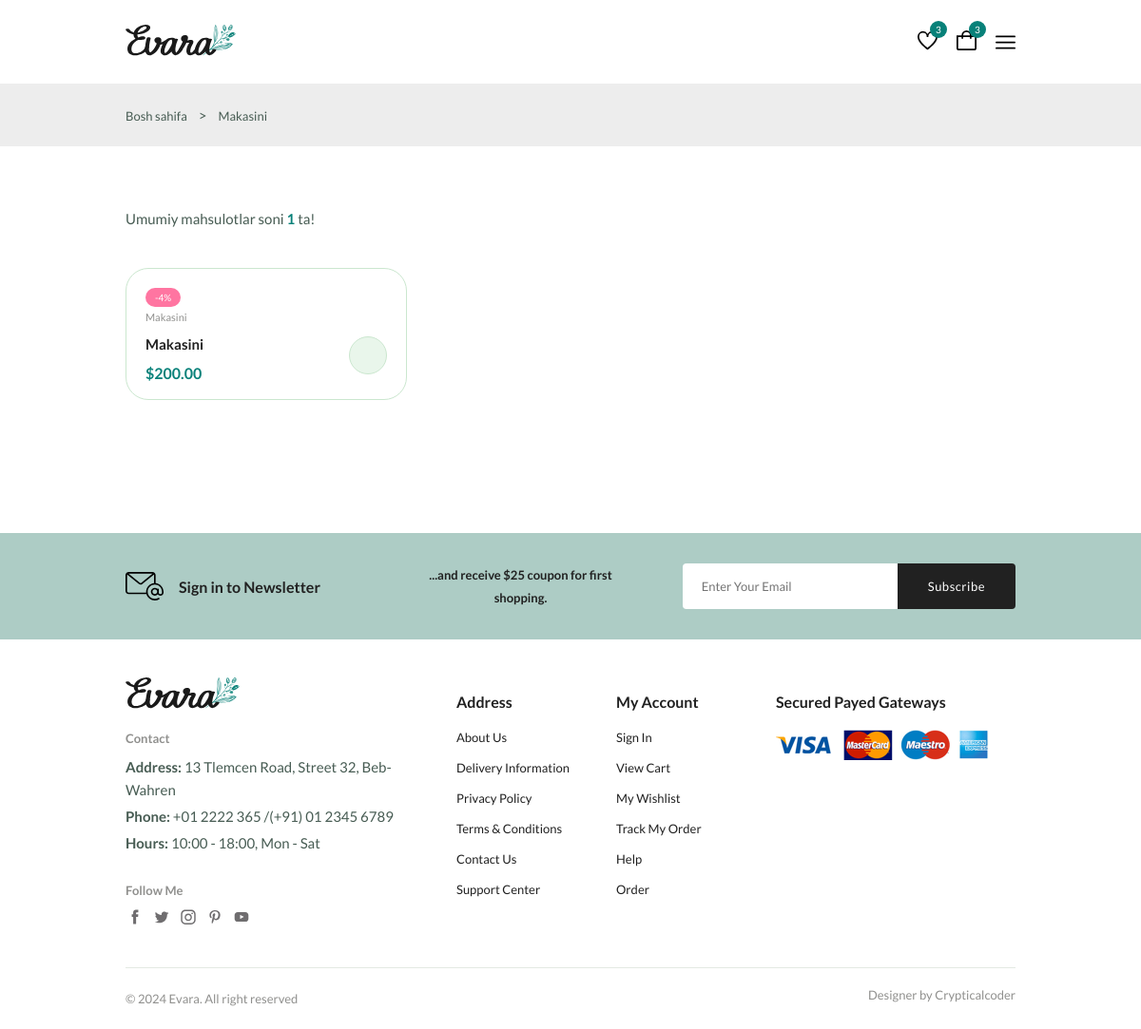
The app's page /category/1/, older data.
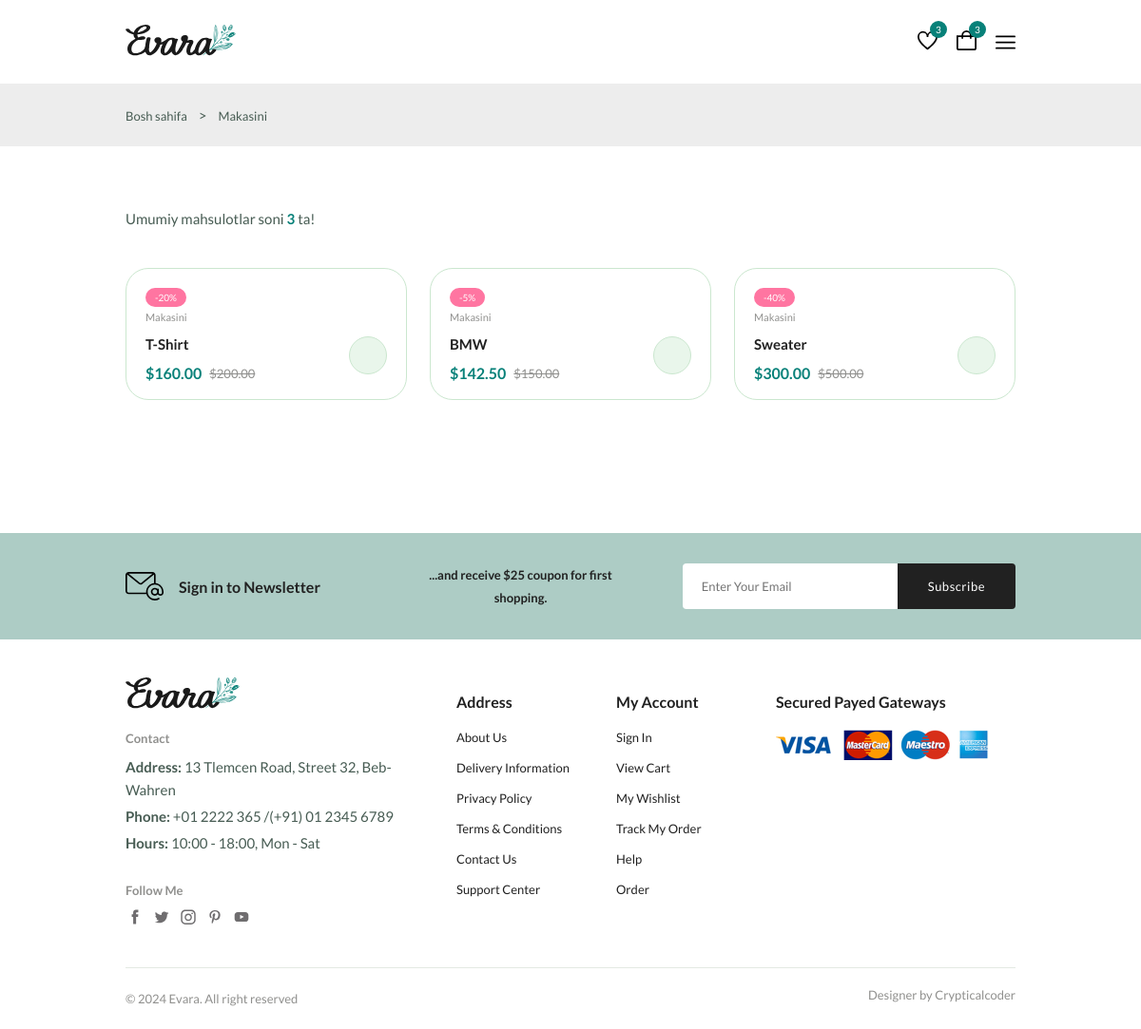
The same page, newer data.
### shop/models/products.py (models this page shows, shortened)
class Category(models.Model):
    name = models.CharField(max_length=100)
    image = models.ImageField(upload_to='category_images/', blank=True, null=True)

class Product(models.Model):
    name = models.CharField(max_length=200)
    description = models.TextField(null=True, blank=True)
    brand = models.CharField(max_length=100)
    price = models.DecimalField(max_digits=11, decimal_places=2)
    discount = models.PositiveBigIntegerField(default=0)
    category = models.ForeignKey(Category, on_delete=models.CASCADE, related_name='products')
    image = models.ImageField(upload_to='products/', blank=True, null=True)
    quantity = models.PositiveIntegerField(default=0)
    discount_price = models.DecimalField(max_digits=10, decimal_places=2, blank=True, null=True)

### shop/views.py (the view)
# urls.py: path('category/<int:category_id>/', get_product_view_category, name='category_prod'),
def get_product_view_category(request, category_id):
    products = Product.objects.filter(category_id=category_id)
    category =  get_object_or_404(Category, id=category_id)
    data = {
        'path': category.name,
        'products': products
    }
    return render(request, "shop/category-product.html", context=data)

### shop/templates/shop/category-product.html
{% extends "base.html" %}
{% block main %}
    {% include "components/path.html" %}
    {% include "components/product-to-shop.html" %}
    {% include "components/newsletter.html" %}
{% endblock main %}

### templates/base.html (shortened to what this page needs)
{% load static %}
<!DOCTYPE html>
<html lang="en">
  <head>
    <link
      rel="stylesheet"
      href="https://cdn-uicons.flaticon.com/2.0.0/uicons-regular-straight/css/uicons-regular-straight.css"
    />
    <link
      rel="stylesheet"
      href="https://cdn.jsdelivr.net/npm/swiper@11/swiper-bundle.min.css"
    />
    <link rel="stylesheet" href="{% static 'assets/css/styles.css' %}" />
  </head>
  <body>
    <header class="header">
      <nav class="nav container">
        <a href="index.html" class="nav__logo">
          <img
            class="nav__logo-img"
            src="{% static "assets/img/logo.svg" %}"
            alt="website logo"
          />
        </a>
        <div class="header__user-actions">
          <a href="wishlist.html" class="header__action-btn" title="Wishlist">
            <img src="{% static "assets/img/icon-heart.svg" %}" alt="" />
            <span class="count">3</span>
          </a>
          <a href="cart.html" class="header__action-btn" title="Cart">
            <img src="{% static "assets/img/icon-cart.svg" %}" alt="" />
            <span class="count">3</span>
          </a>
          <div class="header__action-btn nav__toggle" id="nav-toggle">
            <img src="{% static "./assets//img/menu-burger.svg" %}" alt="">
          </div>
        </div>
      </nav>
    </header>
    {% block main %}
    {% endblock main %}
    <footer class="footer container">
      <div class="footer__container grid">
        <div class="footer__content">
          <a href="index.html" class="footer__logo">
            <img src="{% static "./assets/img/logo.svg" %}" alt="" class="footer__logo-img" />
          </a>
          <h4 class="footer__subtitle">Contact</h4>
          <p class="footer__description">
            <span>Address:</span> 13 Tlemcen Road, Street 32, Beb-Wahren
          </p>
          <p class="footer__description">
            <span>Phone:</span> +01 2222 365 /(+91) 01 2345 6789
          </p>
          <p class="footer__description">
            <span>Hours:</span> 10:00 - 18:00, Mon - Sat
          </p>
          <div class="footer__social">
            <h4 class="footer__subtitle">Follow Me</h4>
            <div class="footer__links flex">
              <a href="#">
                <img
                  src="{% static "./assets/img/icon-facebook.svg" %}"
                  alt=""
                  class="footer__social-icon"
                />
              </a>
              <a href="#">
                <img
                  src="{% static "./assets/img/icon-twitter.svg" %}"
                  alt=""
                  class="footer__social-icon"
                />
              </a>
              <a href="#">
                <img
                  src="{% static "./assets/img/icon-instagram.svg" %}"
                  alt=""
                  class="footer__social-icon"
                />
              </a>
              <a href="#">
                <img
                  src="{% static "./assets/img/icon-pinterest.svg" %}"
                  alt=""
                  class="footer__social-icon"
                />
              </a>
              <a href="#">
                <img
                  src="{% static "./assets/img/icon-youtube.svg" %}"
                  alt=""
                  class="footer__social-icon"
                />
              </a>
            </div>
          </div>
        </div>
        <div class="footer__content">
          <h3 class="footer__title">Address</h3>
          <ul class="footer__links">
            <li><a href="#" class="footer__link">About Us</a></li>
            <li><a href="#" class="footer__link">Delivery Information</a></li>
            <li><a href="#" class="footer__link">Privacy Policy</a></li>
            <li><a href="#" class="footer__link">Terms & Conditions</a></li>
            <li><a href="#" class="footer__link">Contact Us</a></li>
            <li><a href="#" class="footer__link">Support Center</a></li>
          </ul>
        </div>
        <div class="footer__content">
          <h3 class="footer__title">My Account</h3>
          <ul class="footer__links">
            <li><a href="#" class="footer__link">Sign In</a></li>
            <li><a href="#" class="footer__link">View Cart</a></li>
            <li><a href="#" class="footer__link">My Wishlist</a></li>
            <li><a href="#" class="footer__link">Track My Order</a></li>
            <li><a href="#" class="footer__link">Help</a></li>
            <li><a href="#" class="footer__link">Order</a></li>
          </ul>
        </div>
        <div class="footer__content">
          <h3 class="footer__title">Secured Payed Gateways</h3>
          <img
            src="{% static "./assets/img/payment-method.png" %}"
            alt=""
            class="payment__img"
          />
        </div>
      </div>
      <div class="footer__bottom">
        <p class="copyright">&copy; 2024 Evara. All right reserved</p>
        <span class="designer">Designer by Crypticalcoder</span>
      </div>
    </footer>
  </body>
</html>

### templates/components/path.html (shortened to what this page needs)
<section class="breadcrumb">
    <ul class="breadcrumb__list flex container">
        <li><a href="index.html" class="breadcrumb__link">Bosh sahifa</a></li>
        <li>></li>
        <li><span class="breadcrumb__link">{{path}}</span></li>
    </ul>
</section>

### templates/components/product-to-shop.html (shortened to what this page needs)
{% load static %}
<section class="products container section--lg">
  {% if products %}
        <p class="total__products">
            Umumiy mahsulotlar soni <span>{{ products.count }}</span> ta!
        </p>
        <div class="products__container grid">
        {% for product in products %}
          <div class="product__item">
              <div class="product__banner">
                    <a href="details.html" class="product__images">
                    </a>
                  {% if product.discount > 0 %}
                        <div class="product__badge light-pink">-{{product.discount}}%</div>
                  {% endif %}
              </div>
                  <div class="product__content">
                    <span class="product__category">{{product.category.name}}</span>
                    <a href="details.html">
                      <h3 class="product__title">{{product.name}}</h3>
                    </a>
                    <div class="product__price flex">
                        {% if product.discount_price %}
                            <span class="new__price">${{ product.discount_price }}</span>
                            <span class="old__price">${{ product.price }}</span>
                        {% else %}
                            <span class="new__price">${{ product.price }}</span>
                        {% endif %}
                    </div>
                    <a
                      href="#"
                      class="action__btn cart__btn"
                      aria-label="Add To Cart"
                    >
                    </a>
                </div>
            </div>
        {% endfor %}
        </div>
  {% endif %}
</section>

### templates/components/newsletter.html
{% load static %}
<section class="newsletter section home__newsletter">
    <div class="newsletter__container container grid">
        <h3 class="newsletter__title flex">
        <img
            src="{% static "./assets/img/icon-email.svg" %}"
            alt=""
            class="newsletter__icon"
        />
        Sign in to Newsletter
        </h3>
        <p class="newsletter__description">
        ...and receive $25 coupon for first shopping.
        </p>
        <form action="" class="newsletter__form">
        <input
            type="text"
            placeholder="Enter Your Email"
            class="newsletter__input"
        />
        <button type="submit" class="newsletter__btn">Subscribe</button>
        </form>
    </div>
</section>

Row changes from the older to the newer data that the page shows:
removed Product: discount "4", category.name "Makasini", name "Makasini", price "200.00"
added Product: discount "20", category.name "Makasini", name "T-Shirt", discount_price "160.00", price "200.00"
added Product: discount "5", category.name "Makasini", name "BMW", discount_price "142.50", price "150.00"
added Product: discount "40", category.name "Makasini", name "Sweater", discount_price "300.00", price "500.00"
Text that changed along with them:
{{ products.count }}: "1" → "3"
